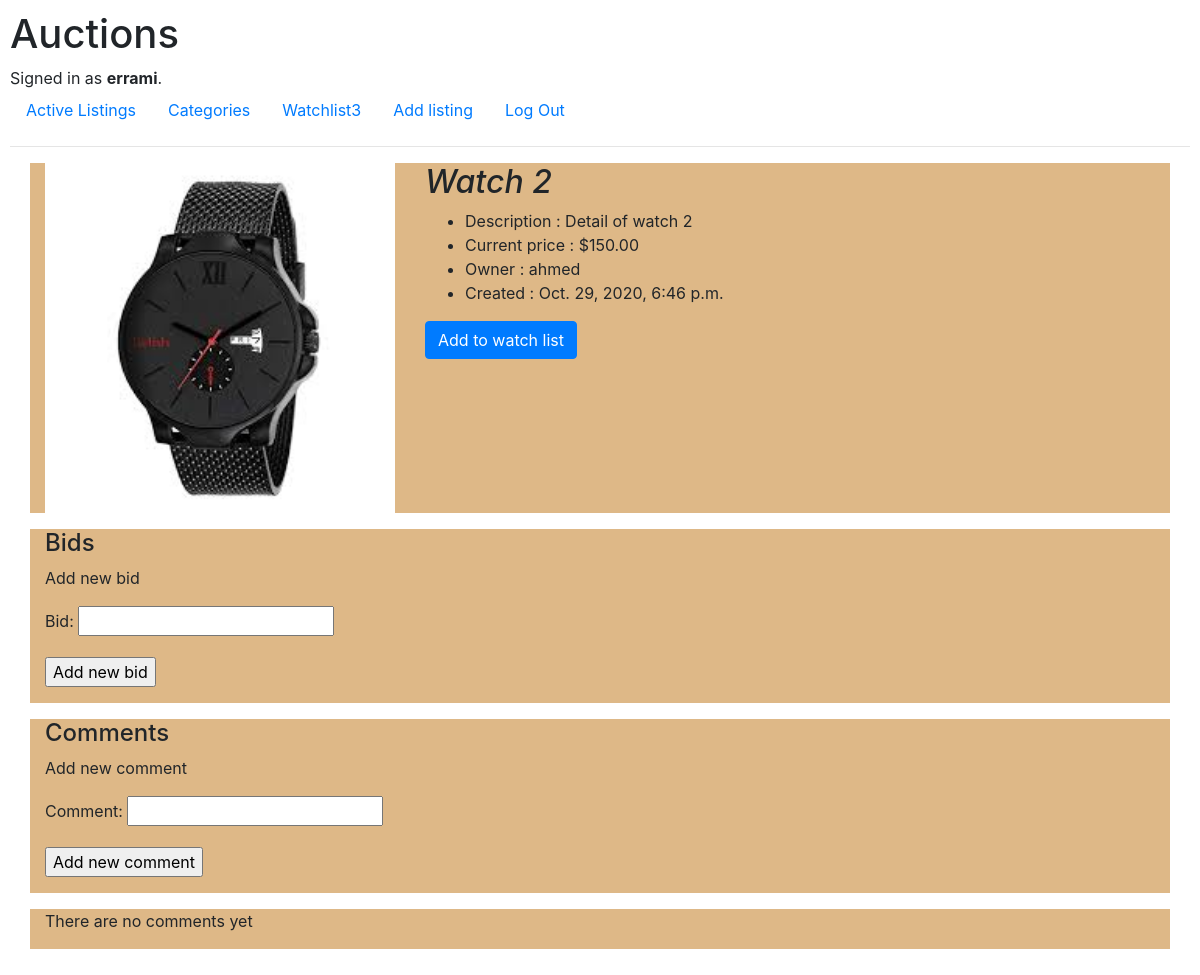
/listing/12/ (signed in), run on the app's committed database.
### auctions/models.py (models this page shows, shortened)
class User(AbstractUser):
    def nbWatchedListings(self):
        return len(self.watchedListings.all().filter(active=True))

class AuctionListing(models.Model):
    listedBy = models.ForeignKey(User, on_delete=models.CASCADE)
    title = models.CharField(max_length=16)
    description = models.TextField()
    startingBid = models.DecimalField(max_digits=10, decimal_places=2)
    image = models.ImageField(upload_to='img/%Y/%m/%d/', blank=True) #%Y/%m/%d/
    category = models.ForeignKey(Category, on_delete=models.CASCADE, related_name="listings")
    active = models.BooleanField(default=True)
    closed = models.BooleanField(default=False)
    winner = models.ForeignKey(User, on_delete=models.CASCADE, related_name="wonListings", blank=True, null=True, default=None)
    created = models.DateTimeField(auto_now_add=True)
    updated = models.DateTimeField(auto_now=True)
    watchedBy = models.ManyToManyField(User, related_name='watchedListings', blank=True)
    class Meta:
        ordering = ('-created',)
    def max_bid(self):
        if self.bids.all():
            return max(item.get_bid() for item in self.bids.all())
        else:
            return self.startingBid

### auctions/views.py (the view, shortened to what this page needs)
# urls.py: path("listing/<int:id>/", views.listing_detail, name="listing_detail"),
def listing_detail(request, id):
    listing_detail = get_object_or_404(AuctionListing, id=id)
    comments = listing_detail.comments.all()
    new_comment = None
    message_success = None
    message_failure = None
    message = None
    comment_form = CommentForm()
    bid_form = BidForm()
    return render(request, 'auctions/listing_detail.html',{
        'listing_detail': listing_detail,
        'comment_form' : comment_form,
        'bid_form' : bid_form,
        'message_success' : message_success,
        'message_failure' : message_failure
    })

### auctions/forms.py
class CommentForm(forms.ModelForm):
    class Meta:
        model = Comment
        fields = ("comment",)

class BidForm(forms.ModelForm):
    class Meta:
        model = Bid
        fields = ("bid",)

### auctions/templates/auctions/listing_detail.html (shortened to what this page needs)
{% extends "auctions/layout.html" %}
{% block body %}
<div class="container">
    <div class="row">
        <div class="col-md-4">
            <div class="thumbnail">
                {% if listing_detail.image %}
                    <img src="{{listing_detail.image.url}}" style="width:100%">
                {% else %}
                    <img src="/media/img/default.png" style="width:100%">
                {% endif %}
            </div>
        </div>
        <div class="col-md-8">
            <div class="thumbnail">
            <h2><i>{{listing_detail.title}}</i></h2>
                <ul>
                    <li>Description : {{listing_detail.description}}</li>
                    <li>Current price : ${{listing_detail.max_bid}}</li>
                    <li>Owner : {{listing_detail.listedBy.username}}</li>
                    <li>Created : {{listing_detail.created}}</li>
                </ul>
            </div>
            {% if user.is_authenticated %}
                {% if listing_detail in user.watchedListings.all %}
                    <div class="thumbnail">
                        <a href="{% url 'auctions:removefrom_watchlist' listing_detail.id %}" class="btn btn-primary">Remove from watch list</a>
                    </div>
                {% else %}
                    {% if user != listing_detail.listedBy %}
                        <div class="thumbnail">
                            <a href="{% url 'auctions:addto_watchlist' listing_detail.id %}" class="btn btn-primary">Add to watch list</a>
                        </div>
                    {% else %}
                        <div class="thumbnail">
                            <a href="{% url 'auctions:close_listing' listing_detail.id %}" class="btn btn-primary">Close listing</a>
                        </div>
                    {% endif%}
                {% endif %}
            {% endif %}
        </div>
    </div>
    {% if user.is_authenticated %}
        {% if listing_detail.closed == False %}
            {% if user != listing_detail.listedBy %}
                <div class="row">
                    <div class="col-md-12">
                        <div class="thumbnail">
                            <h4> Bids </h4>
                            <p> Add new bid </p>
                            <form method='post'>
                                {{bid_form.as_p}}
                                <input type="submit" value="Add new bid"></p>
                            </form>
                        </div>
                    </div>
                </div>
            {% endif %}
            <div class="row">
                <div class="col-md-12">
                    <h4> Comments </h4>
                    <p> Add new comment </p>
                    <form method='post'>
                        {{comment_form.as_p}}
                        <input type="submit" value="Add new comment"></p>
                    </form>
                </div>
            </div>
        {% endif %}
    {% endif %}
    <div class="row">
        <div class="col-md-12">
            {% for comment in listing_detail.comments.all %}
                <div class="thumbnail">
                    <strong> {{ comment.commentedBy.username }} - {{comment.commentDate}} </strong>
                    <p style="background-color:rgba(220,220,220,0.5);"> {{ comment.comment }} </p>
                </div>
            {% empty %}
                    <p> There are no comments yet </p>
            {% endfor %}
        </div>
    </div>
</div>
{% endblock %}

### auctions/templates/auctions/layout.html (shortened to what this page needs)
{% load static %}
<!DOCTYPE html>
<html lang="en">
    <head>
        <link rel="stylesheet" href="https://stackpath.bootstrapcdn.com/bootstrap/4.4.1/css/bootstrap.min.css">
        <link href="{% static 'auctions/styles.css' %}" rel="stylesheet">
    </head>
    <body>
        <h1>Auctions</h1>
        <div>
            {% if user.is_authenticated %}
                Signed in as <strong>{{ user.username }}</strong>.
            {% else %}
                Not signed in.
            {% endif %}
        </div>
        <ul class="nav">
            <li class="nav-item">
                <a class="nav-link" href="{% url 'auctions:index' %}">Active Listings</a>
            </li>
            <li class="nav-item">
                <a class="nav-link" href="{% url 'auctions:categories' %}">Categories</a>
            </li>
            {% if user.is_authenticated %}
                <li class="nav-item">
                    <a class="nav-link" href="{% url 'auctions:watchlist' %}" >Watchlist{{user.nbWatchedListings}}</a>
                </li>
                <li>
                    <a class="nav-link" href="{% url 'auctions:addAuctionListing' %}" >Add listing</a>
                </li>
                <li class="nav-item">
                    <a class="nav-link" href="{% url 'auctions:logout' %}">Log Out</a>
                </li>
            {% endif %}
        </ul>
        <hr>
        {% block body %}
        {% endblock %}
    </body>
</html>

### auctions/static/auctions/styles.css (style rules this page uses)
body { padding: 10px; }
.row { margin-bottom: 1rem; background-color: burlywood; }

### data on the page
User: username "errami", nbWatchedListings "3"
AuctionListing: image (picture), title "Watch 2", description "Detail of watch 2", max_bid "150.00", listedBy.username "ahmed", created "Oct. 29, 2020, 6:46 p.m."
